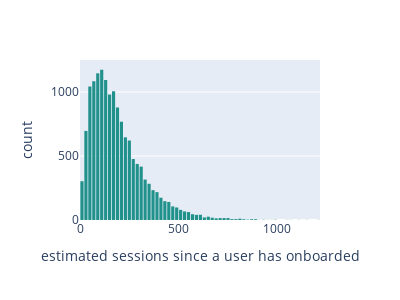

Source (notebook cell):
### Code cell
# Histogram
fig = px.histogram(data_frame=df, x="total_sessions", 
                   labels={'total_sessions':'estimated sessions since a user has onboarded'}, 
                   nbins=100, range_x=[0,df.total_sessions.max()], range_y=[0,1250],
                   color_discrete_sequence=['#21918c'])
fig.update_layout(autosize=False, width=400,height=300, bargap=0.2)

### Figure 1 — Plotly figure (JSON) as saved in the notebook; plotly's stock layout.template omitted (floating-point values rounded to 4 significant figures; data arrays with more than 128 entries replaced by an {"elided": "..."} marker saying what was removed)
{"data": [{"alignmentgroup": "True", "bingroup": "x", "hovertemplate": "estimated sessions since a user has onboarded=%{x}<br>count=%{y}<extra></extra>", "legendgroup": "", "marker": {"color": "#21918c", "pattern": {"shape": ""}}, "name": "", "nbinsx": 100, "offsetgroup": "", "orientation": "v", "showlegend": false, "type": "histogram", "x": {"elided": "14999 float values"}, "xaxis": "x", "yaxis": "y"}], "layout": {"autosize": false, "bargap": 0.2, "barmode": "relative", "height": 300, "legend": {"tracegroupgap": 0}, "margin": {"t": 60}, "width": 400, "xaxis": {"anchor": "y", "domain": [0, 1], "range": [0, 1216.0], "title": {"text": "estimated sessions since a user has onboarded"}, "type": "linear"}, "yaxis": {"anchor": "x", "domain": [0, 1], "range": [0, 1250], "title": {"text": "count"}}}}
